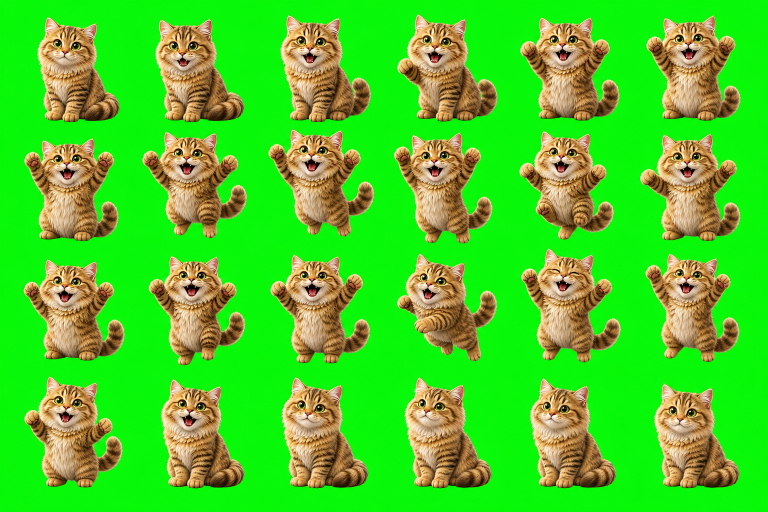
#> input picture legacy_webp_mvp/assets/native_happy_24_sheet.png, 1536 x 1024 px (shown at 1/2 size)
$ python build_native_sprite_frames.py
#> lines starting #> are read from the running program, lines starting #| are printed output that depends on the picture
from __future__ import annotations

import json
import time
from pathlib import Path

import cv2
import numpy as np
from PIL import Image, ImageDraw, ImageFont


ROOT = Path(__file__).resolve().parents[1]
ASSETS = ROOT / "assets"
OUT = ASSETS / "native"
CANVAS_SIZE = 520
COLS = 6
ROWS = 4
FRAME_COUNT = COLS * ROWS

SHEETS = {
    "happy": {
        "label": "开心",
        "sheet": ASSETS / "native_happy_24_sheet.png",
        "duration_ms": 1200,
        "note": "24 张 AI 原生开心姿态，猫的爪子、尾巴、表情和身体都有真实姿态变化。",
    },
    "eat": {
        "label": "进食",
        "sheet": ASSETS / "native_eat_24_sheet.png",
        "duration_ms": 1320,
        "note": "24 张 AI 原生进食姿态，包含低头、咬食、抬头、眨眼等完整动作变化。",
    },
}


def green_background_mask(rgb: np.ndarray) -> np.ndarray:
    r = rgb[:, :, 0].astype(np.int16)
    g = rgb[:, :, 1].astype(np.int16)
    b = rgb[:, :, 2].astype(np.int16)
    green_like = (g > 105) & (g - np.maximum(r, b) > 26) & (g > r * 1.12) & (g > b * 1.12)
    green_u8 = green_like.astype(np.uint8)

    labels_count, labels = cv2.connectedComponents(green_u8, connectivity=8)
    border_labels = set(np.unique(labels[0, :]))
    border_labels.update(np.unique(labels[-1, :]))
    border_labels.update(np.unique(labels[:, 0]))
    border_labels.update(np.unique(labels[:, -1]))
    border_labels.discard(0)

    mask = np.zeros(green_like.shape, dtype=bool)
    for label in border_labels:
        if label < labels_count:
            mask |= labels == label
    return mask


def remove_green(cell: Image.Image) -> Image.Image:
    rgba = cell.convert("RGBA")
    arr = np.array(rgba, dtype=np.uint8)
    rgb = arr[:, :, :3].copy()
    bg = green_background_mask(rgb)

    # Feather only around the connected background. This keeps green eyes intact.
    bg_float = bg.astype(np.float32)
    blurred = cv2.GaussianBlur(bg_float, (0, 0), 1.2)
    alpha = np.clip((1.0 - blurred) * 255, 0, 255).astype(np.uint8)
    alpha[bg] = 0

    # Despill green fringe without changing opaque subject colors too much.
    fringe = (alpha > 0) & (alpha < 255)
    rgb_float = rgb.astype(np.float32)
    max_rb = np.maximum(rgb_float[:, :, 0], rgb_float[:, :, 2])
    rgb_float[:, :, 1] = np.where(fringe, np.minimum(rgb_float[:, :, 1], max_rb * 1.05), rgb_float[:, :, 1])

    out = np.dstack([np.clip(rgb_float, 0, 255).astype(np.uint8), alpha])
    return Image.fromarray(out, "RGBA")


def keep_main_alpha_components(frame: Image.Image, keep_count: int, min_area: int = 600) -> Image.Image:
    arr = np.array(frame.convert("RGBA"), dtype=np.uint8)
    alpha = arr[:, :, 3]
    labels_count, labels, stats, _ = cv2.connectedComponentsWithStats((alpha > 8).astype(np.uint8), connectivity=8)
    components: list[tuple[int, int]] = []
    for label in range(1, labels_count):
        area = int(stats[label, cv2.CC_STAT_AREA])
        if area >= min_area:
            components.append((area, label))
    components.sort(reverse=True)
    keep = np.zeros(alpha.shape, dtype=bool)
    for _, label in components[:keep_count]:
        keep |= labels == label
    arr[:, :, 3] = np.where(keep, alpha, 0).astype(np.uint8)
    return Image.fromarray(arr, "RGBA")


def slice_sheet(action: str, config: dict[str, object]) -> list[Image.Image]:
#> called with action = 'happy'
    sheet_path = Path(config["sheet"])
    if not sheet_path.exists():
        raise FileNotFoundError(sheet_path)
    sheet = Image.open(sheet_path).convert("RGB")
#> sheet is the input picture: PIL image 1536x1024 RGB; mean R, G, B 71.3, 203.9, 37.9
    cell_w = sheet.width // COLS
#> cell_w = 256
    cell_h = sheet.height // ROWS
#> cell_h = 256
    frames: list[Image.Image] = []

    for row in range(ROWS):
        for col in range(COLS):
            box = (col * cell_w, row * cell_h, (col + 1) * cell_w, (row + 1) * cell_h)
            cell = sheet.crop(box)
            alpha_cell = remove_green(cell)
            alpha_cell = alpha_cell.resize((CANVAS_SIZE, CANVAS_SIZE), Image.Resampling.LANCZOS)
            alpha_cell = keep_main_alpha_components(alpha_cell, keep_count=2 if action == "eat" else 1)
            frames.append(alpha_cell)
#> this loop made 4 passes
#> pass 1, in remove_green, `rgba = cell.convert("RGBA")`:
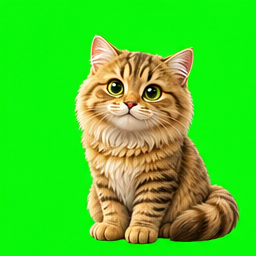
#> rgba: PIL image 256x256 RGBA; mean R, G, B, A 66.7, 208.1, 35.8, 255
#> pass 1, in green_background_mask, `r = rgb[:, :, 0].astype(np.int16)`:
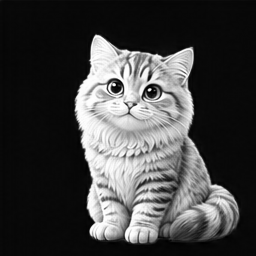
#> r: shape (256, 256) int16; min 0, max 255, mean 66.7
#> pass 1, in green_background_mask, `g = rgb[:, :, 1].astype(np.int16)`:
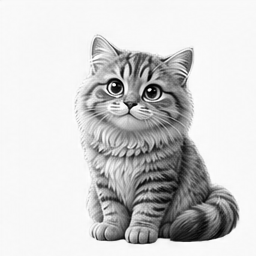
#> g: shape (256, 256) int16; min 0, max 255, mean 208.1
#> after the loop:
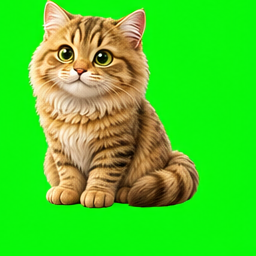
#> cell: PIL image 256x256 RGB; mean R, G, B 69, 207.7, 37.1
#> after the loop, frames = 24 items
    return frames


def write_frames(action: str, frames: list[Image.Image]) -> Path:
    action_dir = OUT / f"{action}_24"
    action_dir.mkdir(parents=True, exist_ok=True)
    for old in action_dir.glob("frame_*.png"):
        old.unlink()
    for index, frame in enumerate(frames, 1):
        frame.save(action_dir / f"frame_{index:02d}.png")
    return action_dir


def write_webp(action: str, frames: list[Image.Image], frame_ms: int) -> Path:
    path = OUT / f"{action}_native24.webp"
    frames[0].save(
        path,
        save_all=True,
        append_images=frames[1:],
        duration=frame_ms,
        loop=0,
        lossless=False,
        quality=78,
        method=0,
        minimize_size=False,
    )
    return path


def write_contact_sheet(items: list[dict[str, object]]) -> None:
    thumb = 150
    label_h = 38
    sheet = Image.new("RGB", (COLS * thumb, len(items) * (ROWS * thumb + label_h)), "#f4f0eb")
    draw = ImageDraw.Draw(sheet)
    font = ImageFont.load_default()

    for block, item in enumerate(items):
        action_dir = OUT / str(item["folder"])
        y_base = block * (ROWS * thumb + label_h)
        draw.text((8, y_base + 10), f'{item["label"]} native 24 frames', fill="#211b17", font=font)
        for index, path in enumerate(sorted(action_dir.glob("frame_*.png"))):
            image = Image.open(path).convert("RGBA")
            image.thumbnail((thumb, thumb), Image.Resampling.LANCZOS)
            tile = Image.new("RGBA", (thumb, thumb), (255, 255, 255, 0))
            tile.alpha_composite(image, ((thumb - image.width) // 2, (thumb - image.height) // 2))
            white = Image.new("RGB", (thumb, thumb), "#fffaf3")
            white.paste(tile, mask=tile.split()[3])
            x = (index % COLS) * thumb
            y = y_base + label_h + (index // COLS) * thumb
            sheet.paste(white, (x, y))
    sheet.save(OUT / "native24_contact_sheet.jpg", quality=88)


def main() -> None:
    OUT.mkdir(parents=True, exist_ok=True)
    manifest: list[dict[str, object]] = []

    for action, config in SHEETS.items():
        started = time.perf_counter()
        frames = slice_sheet(action, config)
#> frames = 24 items
        frame_ms = round(int(config["duration_ms"]) / len(frames))
#> frame_ms = 50
        action_dir = write_frames(action, frames)
#> the loop in write_frames, `for index, frame in enumerate(frames, 1):` made 24 passes
#> pass 1, in write_frames, `frame.save(action_dir / f"frame_{index:02d}.png")`:
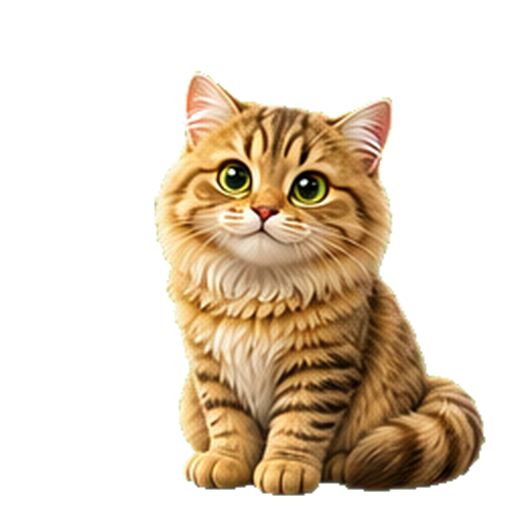
#> saved as frame_01.png: PIL image 520x520 RGBA; mean R, G, B, A 62.9, 49.1, 30.9, 87.4; transparent parts drawn white
#> pass 2, in write_frames, `frame.save(action_dir / f"frame_{index:02d}.png")`:
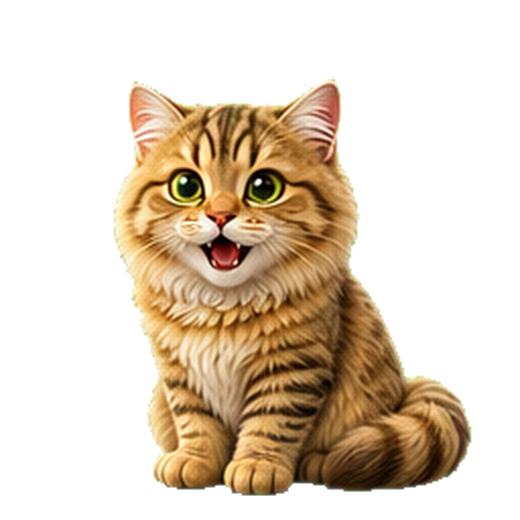
#> saved as frame_02.png: PIL image 520x520 RGBA; mean R, G, B, A 64, 49.5, 30.7, 91.7; transparent parts drawn white
        webp = write_webp(action, frames, frame_ms)
        elapsed = time.perf_counter() - started

        item = {
            "id": f"{action}_native24",
            "action": action,
            "label": config["label"],
            "folder": f"{action}_24",
            "frame_count": len(frames),
            "frame_ms": frame_ms,
            "fps": round(1000 / frame_ms, 1),
            "duration_ms": frame_ms * len(frames),
            "webp": f"assets/native/{action}_native24.webp",
#> (the run stopped early here; a loop or call above may not have finished)
